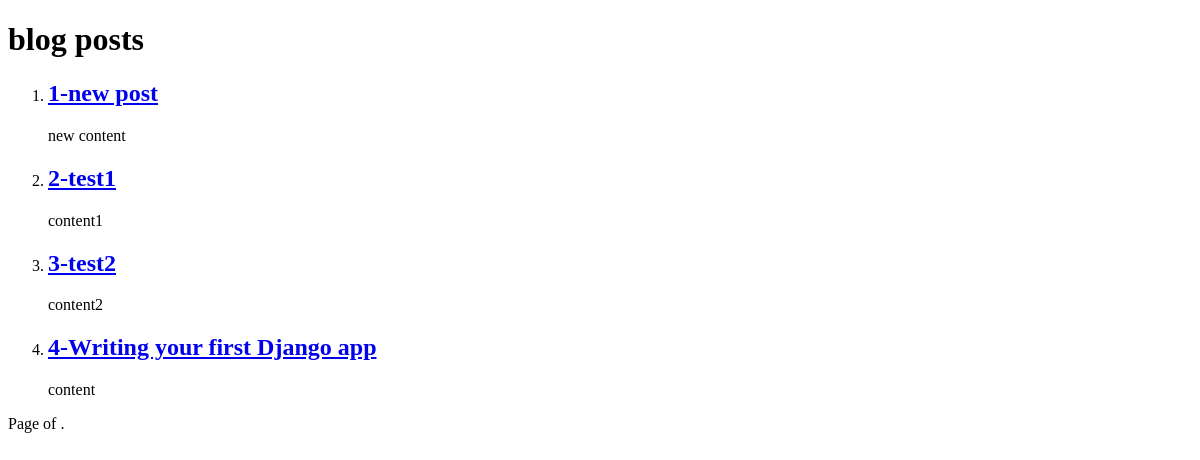
The page /blog/post/ on the database as committed earlier.
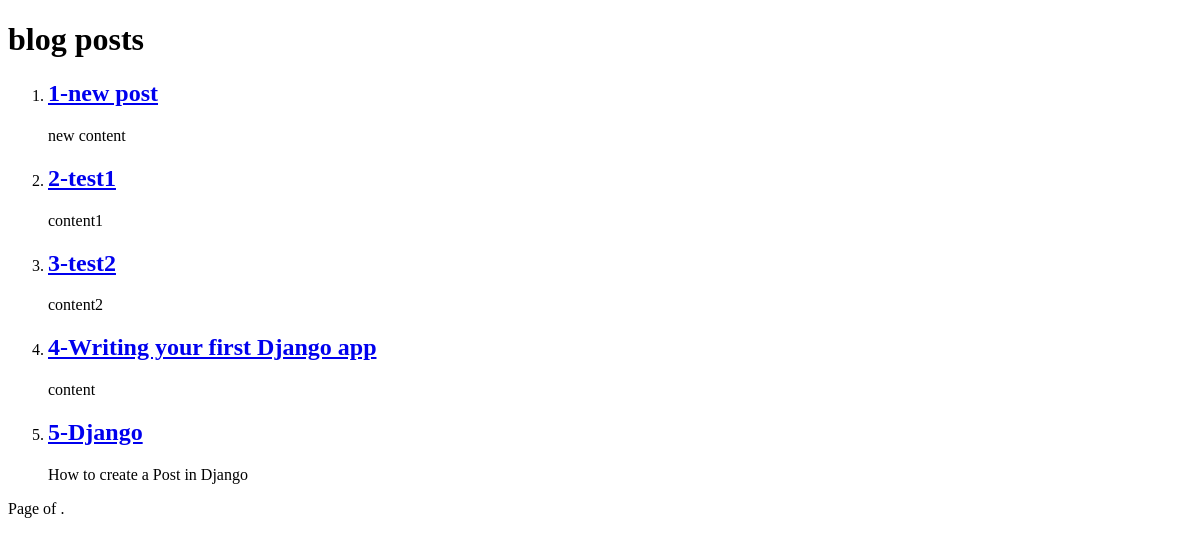
The same page on the database as committed later.
### blog/models.py (models this page shows)
class Post(models.Model):
    author = models.ForeignKey(User, on_delete=models.CASCADE)
    image = models.ImageField(null=True, blank=True)
    title = models.CharField(max_length=250)
    content = models.TextField()
    status = models.BooleanField()
    category = models.ForeignKey('Category', on_delete=models.SET_NULL, null=True)
    created_date = models.DateTimeField(auto_now_add=True)
    updated_date = models.DateTimeField(auto_now=True)
    published_date = models.DateTimeField()

### blog/views.py (the view)
# urls.py: path('post/',views.PostList.as_view(), name="post-list"),
class PostList(ListView):
    context_object_name = "posts"
    def get_queryset(self):
        posts = Post.objects.filter(status= True)
        return posts

### templates/blog/post_list.html (shortened to what this page needs)
<!DOCTYPE html>
<html lang="en">
<head>
</head>
<body>
    <h1> blog posts </h1>
    <ol>
    {% for post in posts %}
    <li>
  <a href="{% url 'blog:post-detail' pk=post.id %}"><h2> {{post.id}}-{{post.title}} </h2></a>
                <p> {{post.content}} </p>
    </li>
    {% endfor %}
    </ol>
    <div class="pagination">
        <span class="step-links">
            <span class="current">
                Page {{ page_obj.number }} of {{ page_obj.paginator.num_pages }}.
            </span>
        </span>
    </div>
</body>
</html>

Rows that differ between the two databases and show on the page:
added Post: id "5", title "Django", content "How to create a Post in Django"
